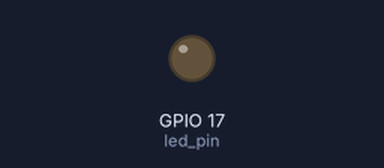
The program below on a simulated Raspberry Pi (BCM pin numbers). Parts: output pins drawn as LEDs (lit = HIGH).

Above: at 0.05 s.
At 0.95 s:
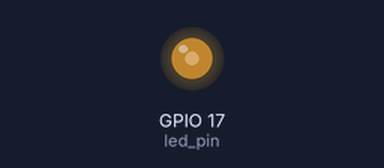
At 1.9 s:
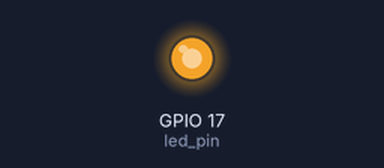
At 3.8 s:
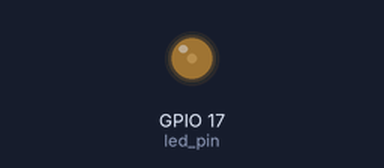
Timing chart, 0 to 5.5 s (numbered marks = the images above):
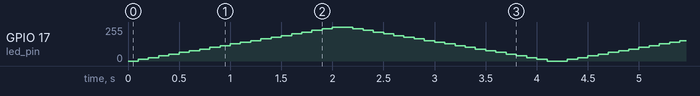

The program:

breathing.py
```python
import RPi.GPIO as GPIO
import time

led_pin = 17

GPIO.setmode(GPIO.BCM)
GPIO.setup(led_pin, GPIO.OUT)

#crear objeto PWM
pwm_led = GPIO.PWM(led_pin, 100)


# INICIAR PWM
# pwm.start(duty_cycle_inicial)
pwm_led.start(0)

try:
    while True:
        for brillo in range (0, 101, 5):
            pwm_led.ChangeDutyCycle(brillo)
            time.sleep(0.1)

        for brillo in range (100, -1, -5):
            pwm_led.ChangeDutyCycle(brillo)
            time.sleep(0.1)

except KeyboardInterrupt:
    pwm_led.stop()
    GPIO.cleanup()
```
